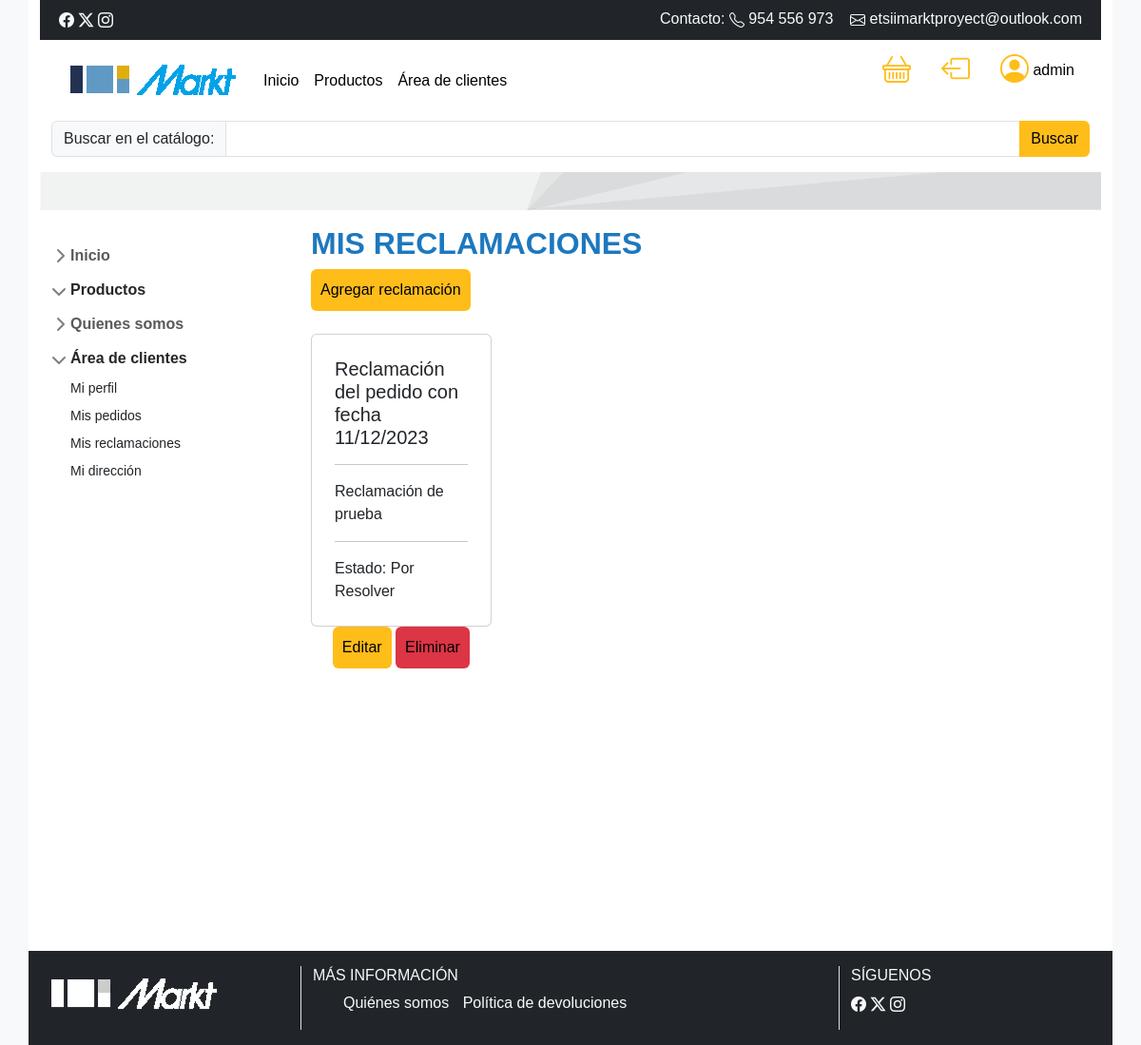
/pedido/reclamaciones_cliente/ (signed in), run on an earlier commit of the app's database.
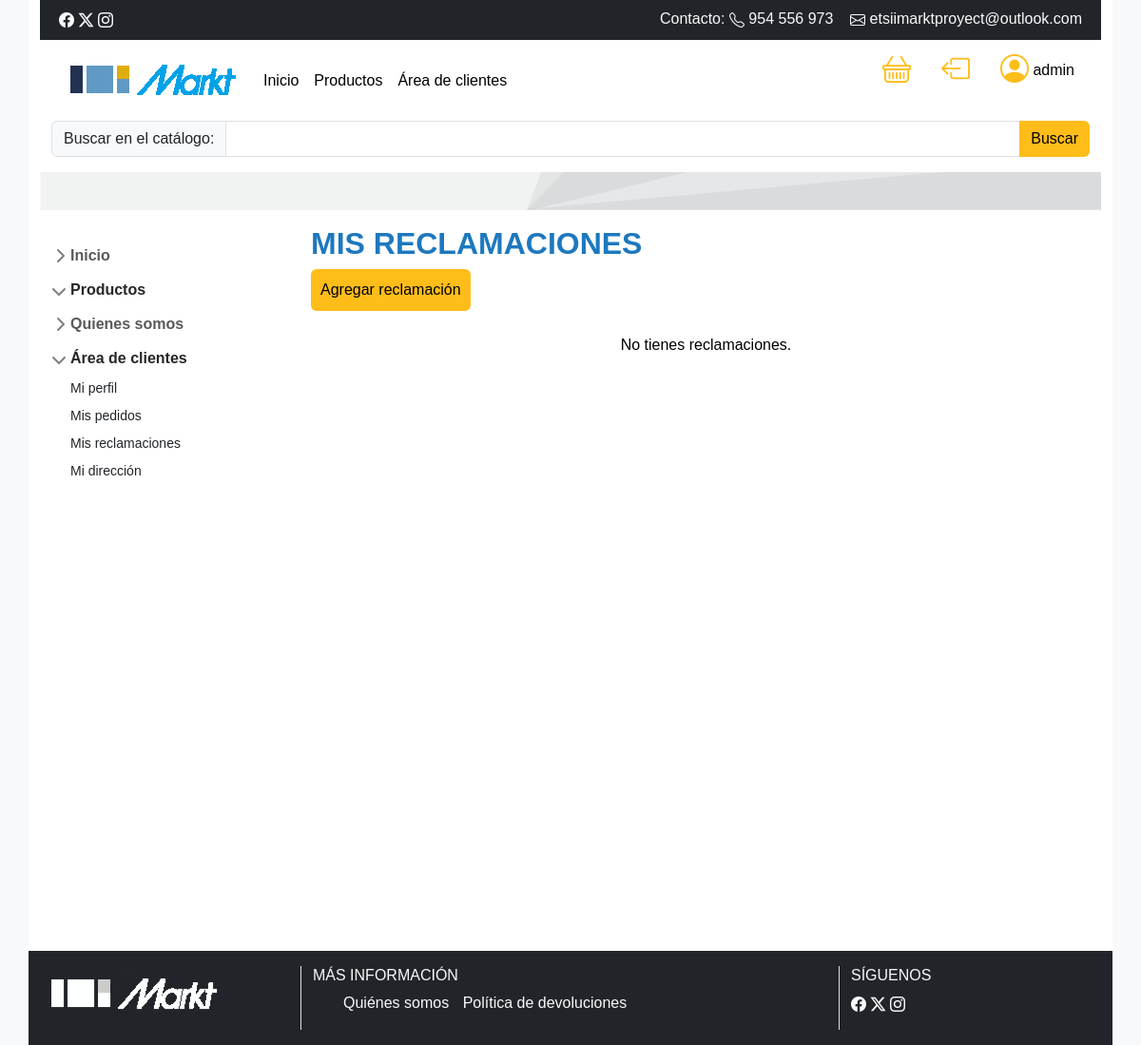
And on a later commit of the database.
### pedidos/models.py (models this page shows, shortened)
class Reclamacion(models.Model):
    ESTADO_CHOICES = [
        ('por_resolver', 'Por Resolver'),
        ('en_proceso', 'En Proceso'),
        ('solucionado', 'Solucionado'),
    ]
    pedido = models.ForeignKey(Pedido, on_delete=models.CASCADE, null=False)
    cuerpo = models.CharField(max_length=500)
    resolucion = models.CharField(max_length=20, choices=ESTADO_CHOICES, default='por_resolver', verbose_name="Estado de la Reclamación")
    class Meta:
        ordering = ['pedido']
        verbose_name_plural = 'Reclamaciones'

class Pedido(models.Model):
    user=models.ForeignKey(User,on_delete=models.SET_NULL, null=True, blank=True)
    destinatario=models.CharField(max_length=1000, null=True, blank=True)
    fecha_pedido=models.DateTimeField(auto_now_add=True)
    completado=models.BooleanField(default=False)
    id_transaccion=models.CharField(max_length=100, null=True)
    estado = models.CharField(max_length=20, choices=[(estado.value, estado.value) for estado in EstadoProducto], null=True, blank=True)

### pedidos/views.py (the view)
# urls.py: path('pedido/reclamaciones_cliente/', reclamaciones_cliente, name='reclamaciones_cliente'),
@login_required
def reclamaciones_cliente(request):
    reclamaciones = Reclamacion.objects.filter(pedido__user=request.user)
    return render(request, 'envios/reclamaciones_cliente.html', {'reclamaciones': reclamaciones})

### templates/envios/reclamaciones_cliente.html (shortened to what this page needs)
{% extends "base.html" %}
{% block content %}
  <h2>Mis Reclamaciones</h2>
  <div class="mb-4">
    <a class="btn btn-secondary" href="{% url 'seguimiento' %}">Agregar reclamación</a>
  </div>
  {% if reclamaciones %}
    <div class="row">
      {% for reclamacion in reclamaciones %}
        <div class="col-3">
          <div class="card p-2">
            <div class="card-body">
              <h5 class="card-title">Reclamación del pedido con fecha {{ reclamacion.pedido.fecha_pedido|date:"d/m/Y" }}</h5>
              <hr>
              <p class="card-text">{{ reclamacion.cuerpo }}</p>
              <hr>
              <p class="card-text">Estado: {{ reclamacion.get_resolucion_display }}</p>
            </div>
          </div>
          <div class="text-center">
            <a href="{% url 'editar_reclamacion' reclamacion.id %}" class="btn btn-secondary">Editar</a>
            <a href="{% url 'eliminar_reclamacion' reclamacion.id %}" class="btn btn-danger">Eliminar</a>
          </div>
        </div>
      {% endfor %}
    </div>
  {% else %}
    <p class="text-center">No tienes reclamaciones.</p>
  {% endif %}
{% endblock %}

### templates/base.html (shortened to what this page needs)
<!DOCTYPE html>
<html lang="es">
<head>
    <link href="https://cdn.jsdelivr.net/npm/bootstrap@5.3.2/dist/css/bootstrap.min.css" rel="stylesheet">
    <link rel="stylesheet" href="https://cdn.jsdelivr.net/npm/bootstrap-icons@1.11.2/font/bootstrap-icons.min.css">
    {% load static %}
    <link rel="stylesheet" href="{% static 'css/styles.css' %}">
    <link rel="stylesheet" href="{% static 'css/sidebars.css' %}">
</head>
<body>
    <div class="container wrapper">
        <div class="header mb-3">
        {% include "header.html" %}
        </div>
        <div class=" mb-3">
            <div class="row">
                <div class="col-12">
                    <img src="/media/images/cabecera-interior.png" class="img-fluid" >
                </div>
            </div>
        </div>
            <div class="row mb-3">
              <div class="col-3">
                {% include "secondary-nav.html" %}
                </div>
                <div class="col-9">
                    {% block content %} {% endblock %}
                </div>
            </div>
    </div>
    {% include "footer.html" %}
</body>
</html>

### templates/header.html (shortened to what this page needs)
    <div class="container">
      <div class="row bg-dark text-light p-2">
        <div class="col-6"><i class="bi bi-facebook"></i> <i class="bi bi-twitter-x"></i> <i class="bi bi-instagram"></i></div>
        <div class="col-6" style="text-align: right">Contacto: <i class="bi bi-telephone"></i> 	954 556 973 &nbsp;&nbsp;&nbsp;<i class="bi bi-envelope"></i> etsiimarktproyect@outlook.com</div>
    </div>
        <div class="row ">
            <div class="col-8">
                <nav class="navbar navbar-expand-lg bg-body-tertiary">
                    <div class="container-fluid">
                      <a class="navbar-brand" href="/"><img src="/media/images/logo.png" alt="Logo" class="img-fluid"></a>
                      <div class="collapse navbar-collapse" id="navbarSupportedContent">
                        <ul class="navbar-nav me-auto mb-2 mb-lg-0">
                          <li class="nav-item">
                            <a class="nav-link active" aria-current="home" href="/">Inicio</a>
                          </li>
                          <li class="nav-item">
                            <a class="nav-link" href="/catalogo">Productos</a>
                          </li>
                          {% if user.is_authenticated %}
                          <li class="nav-item">
                            <a class="nav-link" href="/perfil">Área de clientes</a>
                          </li>
                          {% else %}
                          <li class="nav-item">
                            <a class="nav-link" href="/seguimiento">Mis pedidos</a>
                          </li>
                          {% endif %}
                        </ul>
                      </div>
                    </div>
                  </nav>
            </div>
            <div class="col-4">
                <ul class="nav users" style="float: right">
                  <li class="nav-item">
                    <a class="nav-link" href="/productos/carrito"><i class="bi bi-basket"></i></a>
                  </li>
                    {% if user.is_authenticated %}
                    <li class="nav-item">
                      <a class="nav-link active" aria-current="page" href="/logout_personalizado"><i class="bi bi-box-arrow-left"></i></a>
                    </li>
                      <li class="nav-item">
                        <a class="nav-link active" aria-current="page" href="/perfil"><i class="bi bi-person-circle"></i> {{ user.username }}</a>
                      </li>
                    {% else %}
                      <li class="nav-item">
                        <a class="nav-link active" aria-current="page" href="/login"><i class="bi bi-person-circle"></i></a>
                      </li>
                    {% endif %}
                  </ul>
            </div>
        </div>
        <div class="row">
            <div class="col-12">
                <form class="d-flex" role="search" method="get" action="{% url 'catalogo' %}">
                  <div class="input-group">
                  <label for="search" class="input-group-text">Buscar en el catálogo: </label>
                  <input class="form-control" type="text" name="q" id="search" value="{{ query }}">
                  <button class="btn btn-outline-secondary" type="submit">Buscar</button>
                  </div>
            </form>
            </div>
        </div>
    </div>

### templates/secondary-nav.html
<div class="row">
    <div class="flex-shrink-0 p-3 bg-white">
      <ul class="list-unstyled ps-0">
        <li class="mb-1">
          <a href="/">
          <button class="btn btn-toggle align-items-center rounded collapsed" data-bs-toggle="collapse" data-bs-target="#inicio" aria-expanded="false">
            Inicio
          </button>
        </a>
        </li>
        <li class="mb-1">
          <a href="/catalogo">
          <button class="btn btn-toggle align-items-center rounded collapsed" data-bs-toggle="collapse" data-bs-target="#home-collapse" aria-expanded="true">
            Productos
          </button>
          </a>
        </li>
        <li class="mb-1">
          <a href="/nosotros">
          <button class="btn btn-toggle align-items-center rounded collapsed" data-bs-toggle="collapse" data-bs-target="#dashboard-collapse" aria-expanded="false">
            Quienes somos
          </button>
        </a>
        </li>
        <li class="mb-1">
          <a href="/perfil"><button class="btn btn-toggle align-items-center rounded collapsed" data-bs-toggle="collapse" data-bs-target="#home-collapse" aria-expanded="true">
            Área de clientes
          </button></a>
          <div class="collapse show" id="home-collapse">
            <ul class="btn-toggle-nav list-unstyled fw-normal pb-1 small">
              {% if user.is_authenticated %}<li><a href="/perfil" class="link-dark rounded">Mi perfil</a></li>
              <li><a href="/seguimiento" class="link-dark rounded">Mis pedidos</a></li>
              <li><a href="/pedido/reclamaciones_cliente" class="link-dark rounded">Mis reclamaciones</a></li>
              <li><a href="/clientes/direccion_envio" class="link-dark rounded">Mi dirección</a></li>
              {% endif %}
            </ul>
          </div>
        </li>
      </ul>
    </div>
  </div>

### templates/footer.html
<div class="container bg-dark text-light p-3">
    <div class="row">
        <div class="col-3 border-end">
            <a class="navbar-brand" href="/"><img src="/media/images/logo-inverso.png" alt="Logo" class="img-fluid"></a>
        </div>
        <div class="col-md-6 border-end">
            <h4>MÁS INFORMACIÓN</h4>
            <ul class="lista-footer">
                <li><a href="/nosotros">Quiénes somos</a></li>
                <li><a href="/devoluciones">Política de devoluciones</a></li>
            </ul>
        </div>
        <div class="col-md-3">
            <h4>SÍGUENOS</h4>
            <div class="col-6"><i class="bi bi-facebook"></i> <i class="bi bi-twitter-x"></i> <i class="bi bi-instagram"></i></div>
        </div>
    </div>
</div>

### static/css/styles.css (style rules this page uses)
:root { --primary-color: #1d78be; --secondary-color: #ffbd1a; --dark-color: #333333; }
body { font-family: Arial,"Lexend Deca","Helvetica Neue",Helvetica,Arial,sans-serif; background-color: var(--bs-gray-100); color: var(--bs-black); margin: 0; padding: 0; }
.wrapper { background-color: var(--bs-white); min-height: 1000px; }
h2 { color: var(--primary-color); font-weight: 700; text-transform: uppercase; }
h4 { font-size: 1rem; }
.lista-footer li { display: inline; margin-right: 10px; }
.btn.btn-secondary { background-color: var(--secondary-color); color: var(--bs-black); padding: 10px 10px; border: none; cursor: pointer; }
button.btn.btn-outline-secondary { background-color: var(--secondary-color); border: none; color: var(--bs-black); }
nav.bg-body-tertiary { --bs-bg-opacity: 0 !important; background-color: var(--bs-white) !important; }
a.nav-link.active { color: inherit; }
.nav.users .bi { color: var(--secondary-color) !important; font-size: 30px !important; }

### static/css/sidebars.css (style rules this page uses)
body { min-height: 100vh; min-height: -webkit-fill-available; }
html { height: -webkit-fill-available; }
.bi { vertical-align: -.125em; pointer-events: none; fill: currentColor; }
.btn-toggle { display: inline-flex; align-items: center; padding: .25rem .5rem; font-weight: 600; color: rgba(0, 0, 0, .65); background-color: transparent; border: 0; }
.btn-toggle::before { width: 1.25em; line-height: 0; transition: transform .35s ease; transform-origin: .5em 50%; }
.btn-toggle[aria-expanded="true"] { color: rgba(0, 0, 0, .85); }
.btn-toggle[aria-expanded="true"]::before { transform: rotate(90deg); }
.btn-toggle-nav a { display: inline-flex; padding: .1875rem .5rem; margin-top: .125rem; margin-left: 1.25rem; text-decoration: none; }

What changed in the data, as far as the page shows it:
removed Reclamacion: pedido.fecha_pedido "11/12/2023", cuerpo "Reclamación de prueba", resolucion "Por Resolver"
Also different on the page:
text now shown: "No tienes reclamaciones."
